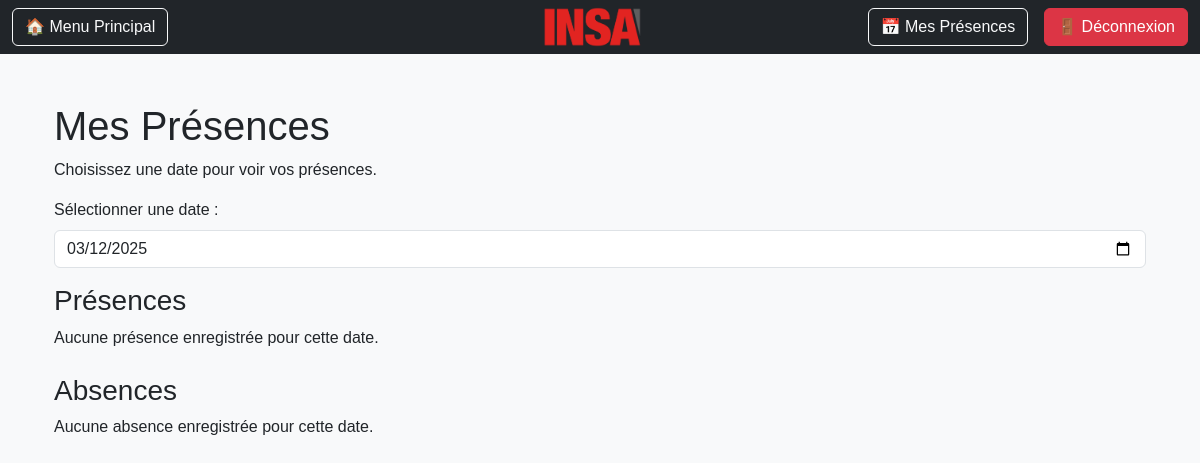
Before: /list/ (signed in) with the older database file.
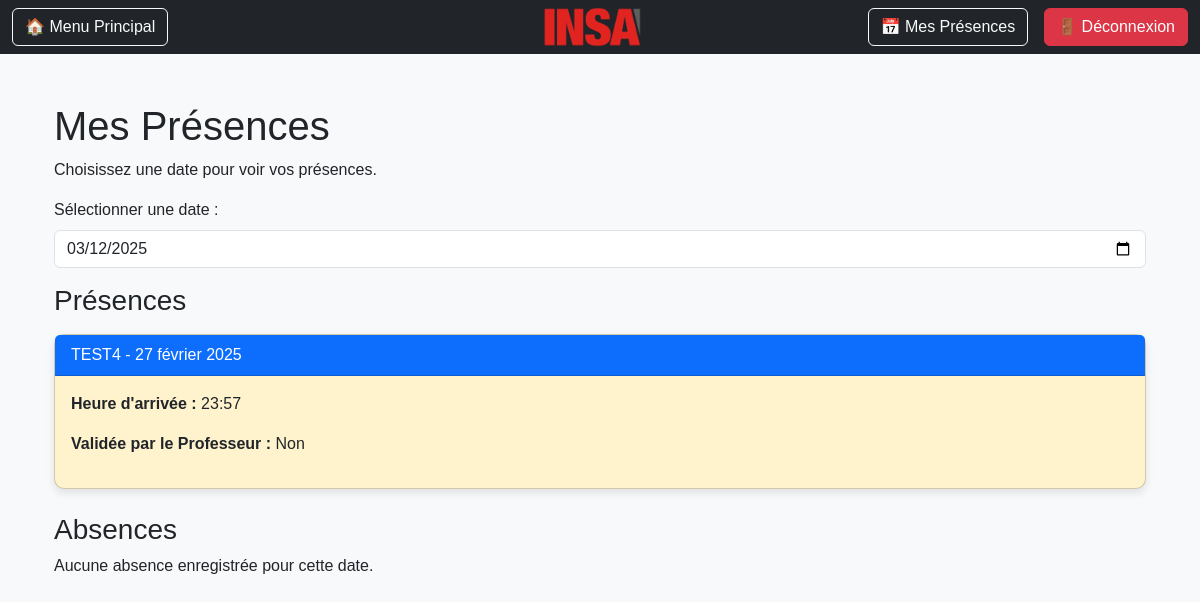
After: the same page with the newer database file.
### presence/models.py (models this page shows, shortened)
class Presence(models.Model):
    eleve = models.ForeignKey(settings.AUTH_USER_MODEL, on_delete=models.CASCADE, limit_choices_to={'role': 'eleve'})
    cours = models.ForeignKey(Cours, on_delete=models.CASCADE)
    date = models.DateField(auto_now_add=True)
    heure_arrivee = models.TimeField(auto_now_add=True)
    validee_par_prof = models.BooleanField(default=False)

### cours/models.py (models this page shows, shortened)
class Cours(models.Model):
    nom = models.CharField(max_length=100)
    professeur = models.ForeignKey(settings.AUTH_USER_MODEL, on_delete=models.CASCADE, limit_choices_to={'role': 'prof'})
    debut = models.DateTimeField()
    fin = models.DateTimeField()
    classes = models.ManyToManyField('users.Classe', related_name='cours')

### presence/views.py (the view)
# urls.py: path('list/', list_presences, name='list_presences'),
@login_required
def list_presences(request):
    today = timezone.now().date()
    presences = Presence.objects.filter(eleve=request.user).order_by('-date')
    return render(request, 'list.html', {'presences': presences, "today": today})

### presence/templates/list.html (shortened to what this page needs)
{% extends "base.html" %}
{% load crispy_forms_tags %}
{% load static %}
{% block content %}
<head>
    <link rel="stylesheet" href="https://cdn.jsdelivr.net/npm/bootstrap@5.3.0/dist/css/bootstrap.min.css">
    <link rel="stylesheet" href="{% static 'css/profile.css' %}">
</head>
<body>
    <div class="container mt-5">
        <header>
            <h1>Mes Présences</h1>
            <p>Choisissez une date pour voir vos présences.</p>
        </header>
        <div class="mb-3">
            <label for="datePicker" class="form-label">Sélectionner une date :</label>
            <input type="date" id="datePicker" class="form-control" value="{{ today|date:'Y-m-d' }}">
        </div>
        <div id="contentContainer">
            {% if user.role == "eleve" %}
                <div id="eleveContent">
                    {% include 'partials/presences_list.html' %}
                </div>
            {% elif user.role == "prof" %}
                <div id="profContent">
                    {% include 'partials/professeur_cours_list.html' %}
                </div>
                <div id="presence-container">
                </div>
            {% endif %}
        </div>
    </div>
</body>
{% endblock %}

### presence/templates/partials/presences_list.html
<div>
    <h3>Présences</h3>
    {% for presence in presences %}
        <div class="card mt-3
            {% if presence.validee_par_prof == True %}
                bg-success-subtle text-dark
            {% elif presence.validee_par_prof == False %}
                bg-warning-subtle text-dark
            {% endif %}
        ">
            <div class="card-header bg-primary text-white">
                {{ presence.cours.nom }} - {{ presence.date }}
            </div>
            <div class="card-body">
                <p><strong>Heure d'arrivée :</strong> {{ presence.heure_arrivee }}</p>
                <p><strong>Validée par le Professeur :</strong>
                    {% if presence.validee_par_prof %} Oui {% else %} Non {% endif %}
                </p>
            </div>
        </div>
    {% empty %}
        <p>Aucune présence enregistrée pour cette date.</p>
    {% endfor %}
    <h3 class="mt-4">Absences</h3>
    {% for cours in cours_absents %}
        <div class="card mt-3 bg-danger text-white">
            <div class="card-header bg-primary text-white">
                {{ cours.nom }} - {{ selected_date }}
            </div>
            <div class="card-body">
                <p><strong>Absence :</strong> Vous n'êtes pas inscrit(e) à ce cours pour cette date.</p>
            </div>
        </div>
    {% empty %}
        <p>Aucune absence enregistrée pour cette date.</p>
    {% endfor %}
</div>

Changed rows visible on the page:
added Presence: cours.nom "TEST4", date "27 février 2025", heure_arrivee "23:57", validee_par_prof "Non"
Other visible differences:
text no longer shown: "Aucune présence enregistrée pour cette date."
